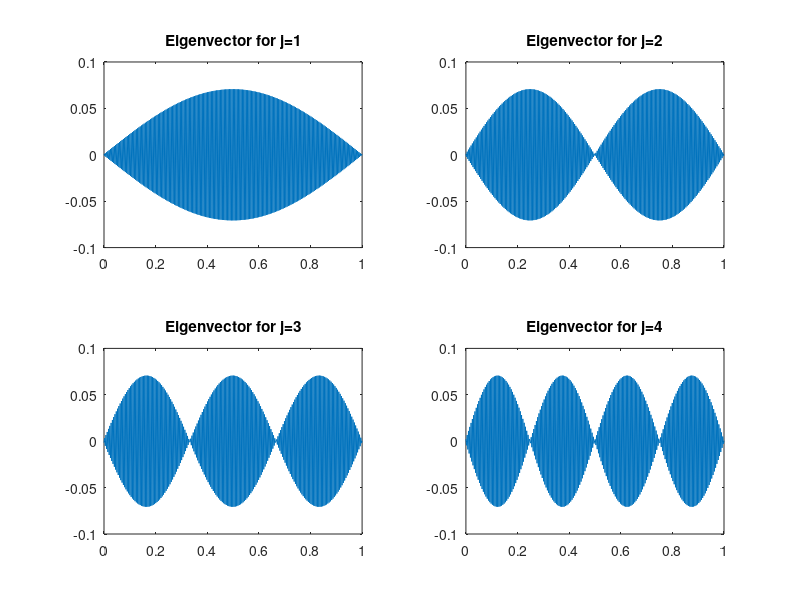

This figure's MATLAB source:
clc
clf

steps = [5, 50, 100, 200, 300, 400];

x0 = 0;
x1 = 1;

n_lambdas = 4;
lambdas = zeros(length(steps), n_lambdas);

for i=1:length(steps)
    m = steps(i);
    h = (x1 - x0) / (m+1);

    % Create internal matrix A 
    %
    e = ones(m, 1);
    A = 1/h^2*spdiags([e -2*e e], -1:1, m, m);

    % Set boundary conditions
    %
    alpha = 0;
    
    % Left Dirichlet condition
    %
    A(1, 1) = A(1, 1) + h^2*alpha;
    
    % Right Robin condition (second-order approx)
    %
    A(m, m) = (1/h^2) * (-2 + 4/(3 + 2*h));
    A(m, m-1) = (1/h^2) * (1 - 1/(3 + 2*h));

    [unsorted_eigvec, unsorted_eigval] = eig(full(A));
    [d,ind] = sort(diag(unsorted_eigval));
    eigval = unsorted_eigval(ind,ind);
    eigvec = unsorted_eigvec(:,ind);

    lambda = flip(diag(eigval));
    lambdas(i, :) = lambda(1:n_lambdas);

    if i == length(steps)
        figure(1);
        title('Eigenvectors');

        for j = 1:n_lambdas
            subplot(2, 2, j);
            plot(linspace(0, 1, length(eigvec(:, j))), eigvec(:, j));
            title(sprintf('Eigenvector for j=%d', j));
        end
        
        print('-dpng', 'problem_1b_eigenvectors.png')
    end
end


disp(' ')
disp('       n       lambda_1  lambda_2   lambda_3  lambda_4')
disp([steps' lambdas])